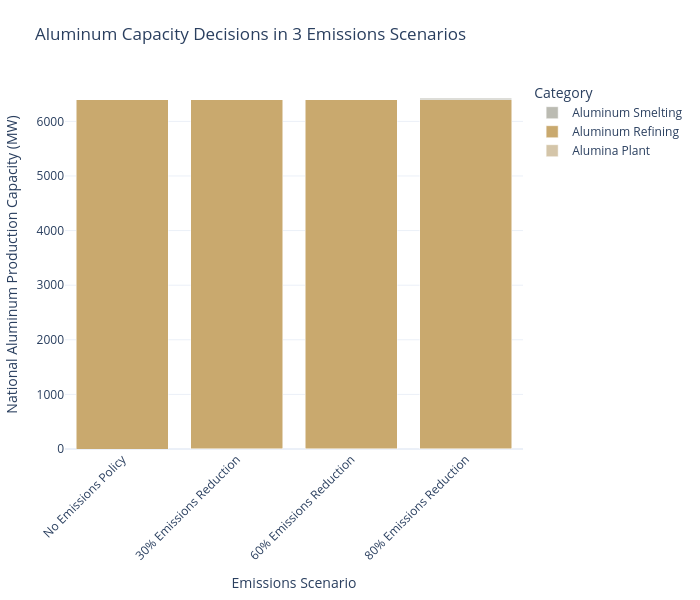

Notebook code cell kept with this figure:
### Code cell
plot_stacked_bar(
    consolidate_capacity(aluminum_df).T,
    scenario_map=scenario_map,
    name_map=tech_name_map,
    color_map=custom_color_map,
    title_name = "Aluminum Capacity Decisions in 3 Emissions Scenarios",
    xaxis_name="Emissions Scenario",
    yaxis_name="National Aluminum Production Capacity (MW)",
    width=700
)

### Figure 1 — Plotly figure (JSON) as saved in the notebook; plotly's stock layout.template omitted (floating-point values rounded to 4 significant figures)
{"data": [{"hovertemplate": "Category=Alumina Plant<br>Emissions Scenario=%{x}<br>National Aluminum Production Capacity (MW)=%{y}<extra></extra>", "legendgroup": "Alumina Plant", "marker": {"color": "#d4c5a9", "pattern": {"shape": ""}}, "name": "Alumina Plant", "orientation": "v", "showlegend": true, "textposition": "auto", "type": "bar", "x": ["No Emissions Policy", "30% Emissions Reduction", "60% Emissions Reduction", "80% Emissions Reduction"], "xaxis": "x", "y": [2.302e-19, 0.5111, 0.6896, 2.529], "yaxis": "y"}, {"hovertemplate": "Category=Aluminum Refining<br>Emissions Scenario=%{x}<br>National Aluminum Production Capacity (MW)=%{y}<extra></extra>", "legendgroup": "Aluminum Refining", "marker": {"color": "#c9a96e", "pattern": {"shape": ""}}, "name": "Aluminum Refining", "orientation": "v", "showlegend": true, "textposition": "auto", "type": "bar", "x": ["No Emissions Policy", "30% Emissions Reduction", "60% Emissions Reduction", "80% Emissions Reduction"], "xaxis": "x", "y": [6393.0, 6392.0, 6392.0, 6392.0], "yaxis": "y"}, {"hovertemplate": "Category=Aluminum Smelting<br>Emissions Scenario=%{x}<br>National Aluminum Production Capacity (MW)=%{y}<extra></extra>", "legendgroup": "Aluminum Smelting", "marker": {"color": "#bbbbb2", "pattern": {"shape": ""}}, "name": "Aluminum Smelting", "orientation": "v", "showlegend": true, "textposition": "auto", "type": "bar", "x": ["No Emissions Policy", "30% Emissions Reduction", "60% Emissions Reduction", "80% Emissions Reduction"], "xaxis": "x", "y": [6.828e-19, 1.56, 3.833, 25.87], "yaxis": "y"}], "layout": {"barmode": "stack", "height": 600, "legend": {"title": {"text": "Category"}, "tracegroupgap": 0, "traceorder": "reversed"}, "margin": {"b": 80, "l": 60, "r": 60, "t": 80}, "title": {"text": "Aluminum Capacity Decisions in 3 Emissions Scenarios"}, "width": 700, "xaxis": {"anchor": "y", "domain": [0, 1], "tickangle": -45, "title": {"text": "Emissions Scenario"}}, "yaxis": {"anchor": "x", "domain": [0, 1], "title": {"text": "National Aluminum Production Capacity (MW)"}}}}
